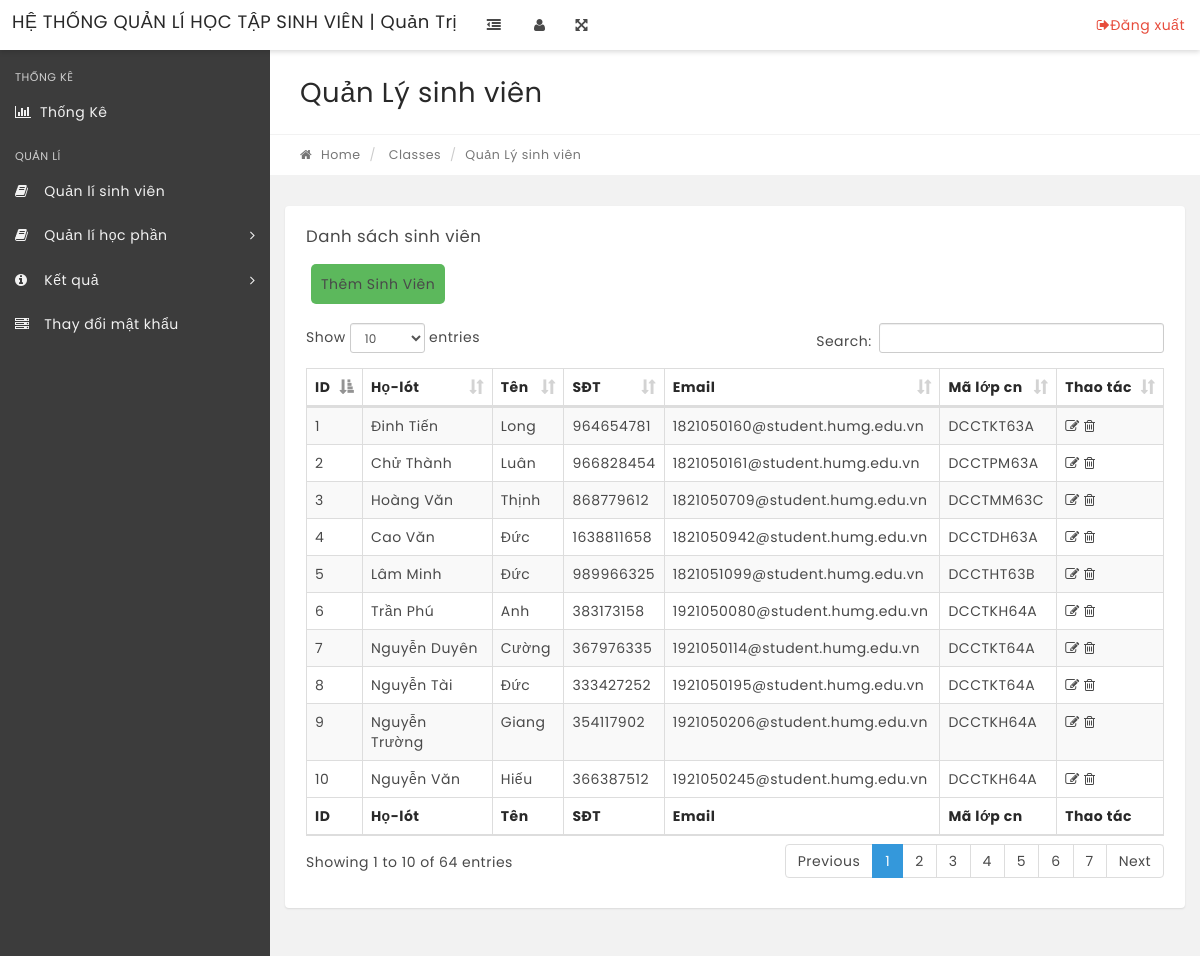
/update-students.php, run on the app's committed database.
### tables this page shows
CREATE TABLE `tbl_sinhvien` (
  `msv` varchar(10) NOT NULL,
  `ho_lot` varchar(20) DEFAULT NULL,
  `ten` varchar(10) DEFAULT NULL,
  `sdt` varchar(15) DEFAULT NULL,
  `email` varchar(50) DEFAULT NULL,
  `mlcn` varchar(15) DEFAULT NULL
);

### update-students.php (the view, shortened to what this page needs)
<?php
include('includes/config.php');
if(strlen($_SESSION['alogin'])=="")
    {
    header("Location: index.php");
    }
    else{
?>
<!DOCTYPE html>
<html lang="en">
    <head>
        <link rel="stylesheet" href="css/bootstrap.min.css" media="screen" >
        <link rel="stylesheet" href="css/font-awesome.min.css" media="screen" >
        <link rel="stylesheet" href="css/animate-css/animate.min.css" media="screen" >
        <link rel="stylesheet" href="css/lobipanel/lobipanel.min.css" media="screen" >
        <link rel="stylesheet" href="css/prism/prism.css" media="screen" >
        <link rel="stylesheet" type="text/css" href="js/DataTables/datatables.min.css"/>
        <link rel="stylesheet" href="css/main.css" media="screen" >
    </head>
    <body class="top-navbar-fixed">
        <div class="main-wrapper">
   <?php include('includes/topbar.php');?>
            <div class="content-wrapper">
                <div class="content-container">
<?php include('includes/leftbar.php');?>
                    <div class="main-page">
                        <div class="container-fluid">
                            <div class="row page-title-div">
                                <div class="col-md-6">
                                    <h2 class="title">Quản Lý sinh viên</h2>
                                </div>
                            </div>
                            <div class="row breadcrumb-div">
                                <div class="col-md-6">
                                    <ul class="breadcrumb">
            							<li><a href="dashboard.php"><i class="fa fa-home"></i> Home</a></li>
                                        <li> Classes</li>
            							<li class="active">Quản Lý sinh viên</li>
            						</ul>
                                </div>
                            </div>
                        </div>
                        <section class="section">
                            <div class="container-fluid">
                                <div class="row">
                                    <div class="col-md-12">
                                        <div class="panel">
                                            <div class="panel-heading">
                                                <div class="panel-title">
                                                    <h5 style="padding-bottom: 20px">Danh sách sinh viên</h5>
                                                </div>
                                                <a href="create-students.php" class="them-sinh-vien">Thêm Sinh Viên</a>
                                            </div>
                                            <div class="panel-body p-20">
                                                <table id="example" class="display table table-striped table-bordered" cellspacing="0" width="100%">
                                                    <thead>
                                                        <tr>
                                                            <th>ID</th>
                                                            <th>Họ-lót</th>
                                                            <th>Tên</th>
                                                            <th>SĐT</th>
                                                            <th>Email</th>
                                                            <th>Mã lớp cn</th>
                                                            <th>Thao tác</th>
                                                        </tr>
                                                    </thead>
                                                    <tfoot>
                                                        <tr>
                                                            <th>ID</th>
                                                            <th>Họ-lót</th>
                                                            <th>Tên</th>
                                                            <th>SĐT</th>
                                                            <th>Email</th>
                                                            <th>Mã lớp cn</th>
                                                            <th>Thao tác</th>
                                                        </tr>
                                                    </tfoot>
                                                    <tbody>
                                        <?php $sql = "SELECT * from tbl_sinhvien";
                                        $query = $dbh->prepare($sql);
                                        $query->execute();
                                        $results=$query->fetchAll(PDO::FETCH_OBJ);
                                        $cnt=1;
                                        if($query->rowCount() > 0)
                                        {
                                        foreach($results as $result)
                                        {   ?>
                                        <tr>
                                            <td><?php echo htmlentities($cnt);?></td>
                                            <td><?php echo htmlentities($result->ho_lot);?></td>
                                            <td><?php echo htmlentities($result->ten);?></td>
                                            <td><?php echo htmlentities($result->sdt);?></td>
                                            <td><?php echo htmlentities($result->email);?></td>
                                            <td><?php echo htmlentities($result->mlcn);?></td>
                                        <td>
                                            <a href="admin-students.php?classid=<?php echo htmlentities($result->msv);?>"><i class="fa fa-edit" title="Edit Record"></i> </a>
                                            <a href="delete_students.php?classid=<?php echo htmlentities($result->msv);?>">
                                            <i class="fa fa-trash-o" title="Delete Record"></i>
                                            </a>
</td>
</tr>
<?php $cnt=$cnt+1;}} ?>
                                                    </tbody>
                                                </table>
                                            </div>
                                        </div>
                                    </div>
                                                </div>
                                            </div>
                                        </div>
                                    </div>
                                </div>
                            </div>
    </body>
</html>
<?php } ?>

### update-students.php (style rules this page uses)
.them-sinh-vien { margin-bottom: 10px; margin-right: 10px; margin-left: 20px; background: #5cb85c; padding: 10px; color: #fff; border-radius: 5px; }

### data on the page
tbl_sinhvien: ho_lot "Đinh Tiến", ten "Long", sdt "964654781", email "1821050160@student.humg.edu.vn", mlcn "DCCTKT63A"
tbl_sinhvien: ho_lot "Chử Thành", ten "Luân", sdt "966828454", email "1821050161@student.humg.edu.vn", mlcn "DCCTPM63A"
tbl_sinhvien: ho_lot "Hoàng Văn", ten "Thịnh", sdt "868779612", email "1821050709@student.humg.edu.vn", mlcn "DCCTMM63C"
tbl_sinhvien: ho_lot "Cao Văn", ten "Đức", sdt "1638811658", email "1821050942@student.humg.edu.vn", mlcn "DCCTDH63A"
tbl_sinhvien: ho_lot "Lâm Minh", ten "Đức", sdt "989966325", email "1821051099@student.humg.edu.vn", mlcn "DCCTHT63B"
tbl_sinhvien: ho_lot "Trần Phú", ten "Anh", sdt "383173158", email "1921050080@student.humg.edu.vn", mlcn "DCCTKH64A"
tbl_sinhvien: ho_lot "Nguyễn Duyên", ten "Cường", sdt "367976335", email "1921050114@student.humg.edu.vn", mlcn "DCCTKT64A"
tbl_sinhvien: ho_lot "Nguyễn Tài", ten "Đức", sdt "333427252", email "1921050195@student.humg.edu.vn", mlcn "DCCTKT64A"
tbl_sinhvien: ho_lot "Nguyễn Trường", ten "Giang", sdt "354117902", email "1921050206@student.humg.edu.vn", mlcn "DCCTKH64A"
tbl_sinhvien: ho_lot "Nguyễn Văn", ten "Hiếu", sdt "366387512", email "1921050245@student.humg.edu.vn", mlcn "DCCTKH64A"
